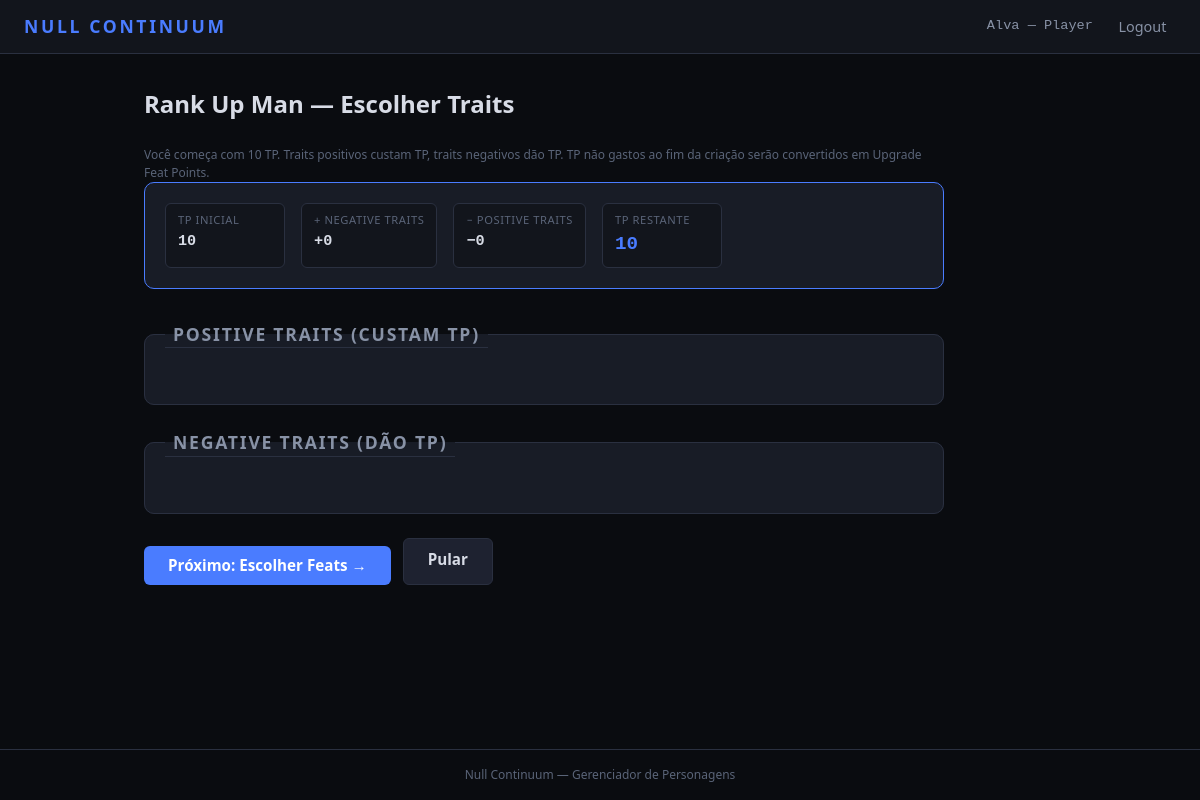
The page /personagens/novo/9/traits/ (signed in) on the database as committed earlier.
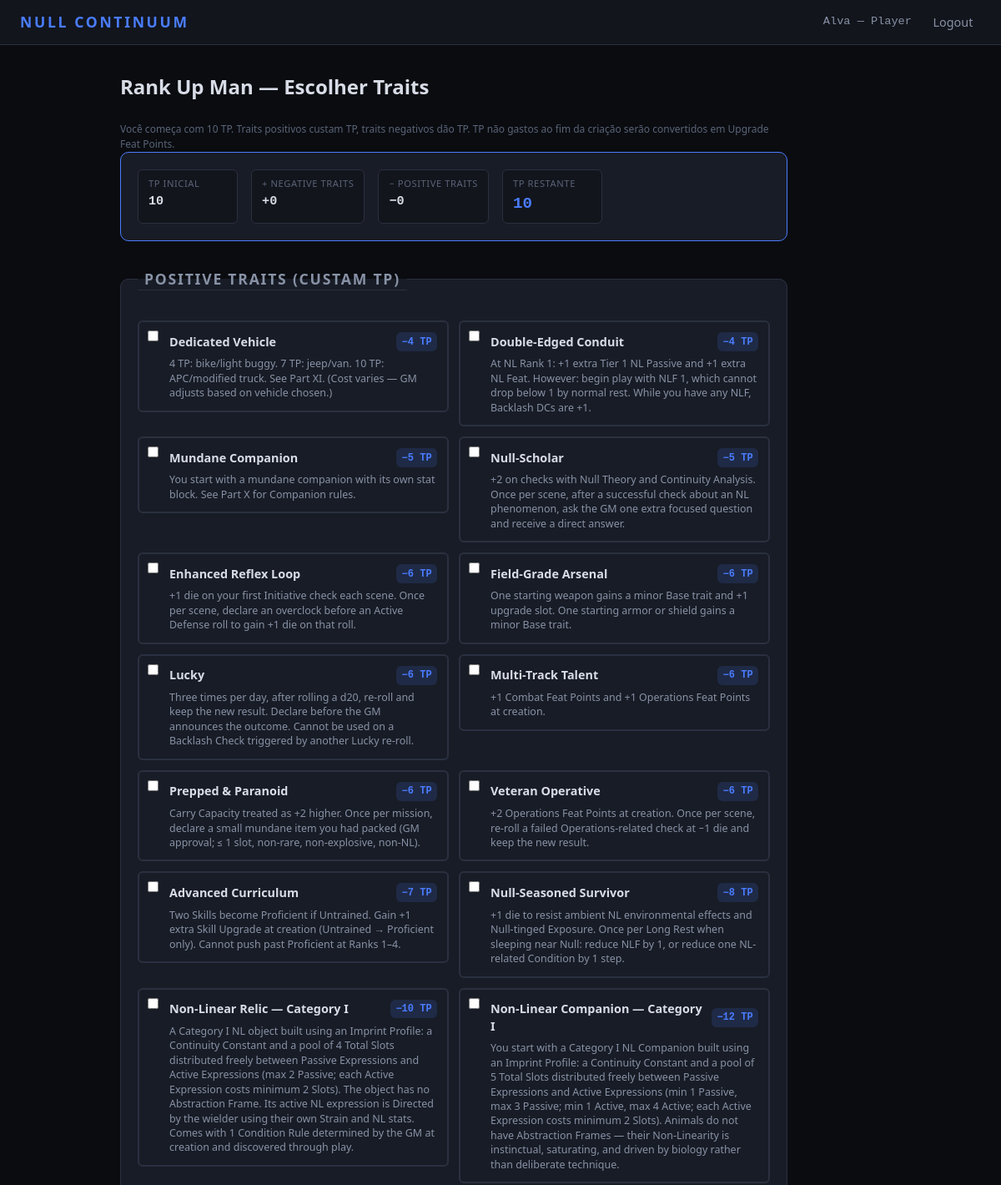
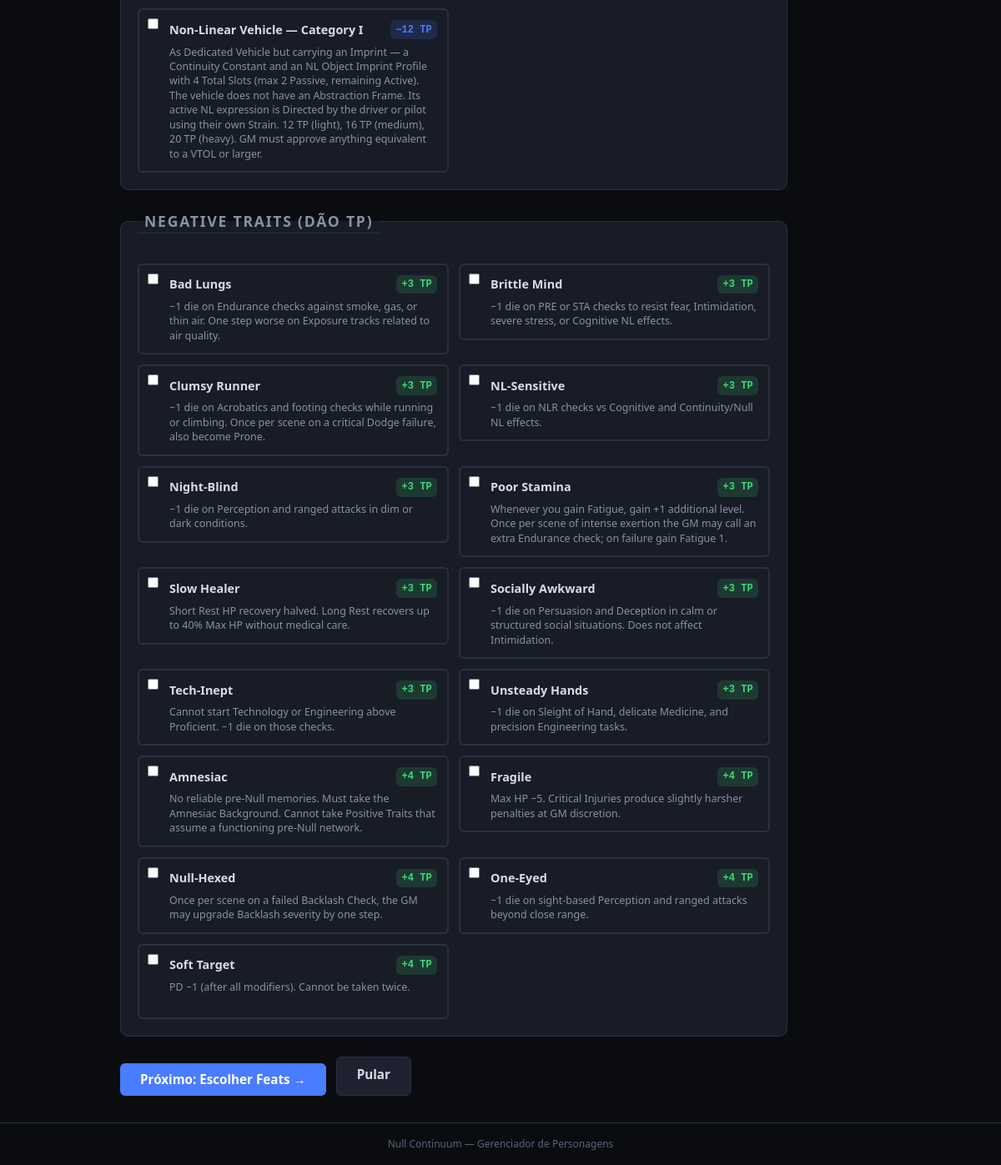
The same page on the database as committed later (2 pictures, top to bottom).
### CharSheet/trait_models.py (models this page shows, shortened)
class TraitDefinition(models.Model):
    code = models.CharField(
        'Código', max_length=40, unique=True,
        help_text='Ex: LUCKY, FRAGILE, BG_PROTOCOL_BRED',
    )
    name = models.CharField('Nome', max_length=80)
    kind = models.CharField(
        'Tipo', max_length=12, choices=TRAIT_KIND_CHOICES,
    )
    cost = models.IntegerField(
        'Custo em TP', default=0,
        help_text='Positivo = custa TP (positive trait). Negativo = dá TP (negative trait). 0 = background.',
    )
    description = models.TextField('Descrição', blank=True)
    background_key = models.CharField(
        'Background (só para BG traits)', max_length=30, blank=True,
        help_text='Se BACKGROUND: qual background concede este trait.',
    )
    class Meta:
        ordering = ['kind', 'name']
        verbose_name = 'Trait (Livro)'
        verbose_name_plural = 'Traits (Livro)'

### CharSheet/views.py (the view, shortened to what this page needs)
# urls.py: path('personagens/novo/<int:pk>/traits/', views.character_create_traits, name='character_create_traits'),
@login_required
def character_create_traits(request, pk):
    character = get_object_or_404(Character, pk=pk, player=request.user)
    positive_traits = list(TraitDefinition.objects.filter(kind='POSITIVE').order_by('cost', 'name'))
    negative_traits = list(TraitDefinition.objects.filter(kind='NEGATIVE').order_by('-cost', 'name'))
    errors = []
    owned_trait_ids = set(
        CharacterTrait.objects.filter(character=character)
        .values_list('trait_id', flat=True)
    )
    selected_pos = request.POST.getlist('positive_traits') if request.method == 'POST' else []
    selected_neg = request.POST.getlist('negative_traits') if request.method == 'POST' else []
    pos_cost = sum(
        t.cost for t in positive_traits
        if str(t.id) in selected_pos
    )
    neg_gain = sum(
        abs(t.cost) for t in negative_traits
        if str(t.id) in selected_neg
    )
    remaining_tp = STARTING_TP + neg_gain - pos_cost
    return render(request, 'CharSheet/character_create_traits.html', {
        'c': character,
        'positive_traits': positive_traits,
        'negative_traits': negative_traits,
        'selected_pos': selected_pos,
        'selected_neg': selected_neg,
        'starting_tp': STARTING_TP,
        'pos_cost': pos_cost,
        'neg_gain': neg_gain,
        'remaining_tp': remaining_tp,
        'errors': errors,
    })

### templates/CharSheet/character_create_traits.html (shortened to what this page needs)
{% extends 'base.html' %}
{% block content %}
<div class="form-page">
    <h1 class="page-title">{{ c.name }} — Escolher Traits</h1>
    <p class="form-help">
        Você começa com {{ starting_tp }} TP. Traits positivos custam TP, traits negativos dão TP.
        TP não gastos ao fim da criação serão convertidos em Upgrade Feat Points.
    </p>
    <div class="rankup-summary">
        <div class="rankup-rewards">
            <div class="reward-item">
                <span class="reward-label">TP Inicial</span>
                <span class="reward-value">{{ starting_tp }}</span>
            </div>
            <div class="reward-item">
                <span class="reward-label">+ Negative Traits</span>
                <span class="reward-value">+{{ neg_gain }}</span>
            </div>
            <div class="reward-item">
                <span class="reward-label">− Positive Traits</span>
                <span class="reward-value">−{{ pos_cost }}</span>
            </div>
            <div class="reward-item">
                <span class="reward-label">TP Restante</span>
                <span class="reward-value {% if remaining_tp < 0 %}reward-danger{% else %}reward-highlight{% endif %}">
                    {{ remaining_tp }}
                </span>
            </div>
        </div>
    </div>
    <form method="post">
        <fieldset class="form-section">
            <legend class="section-title">Positive Traits (custam TP)</legend>
            <div class="traits-grid">
                {% for trait in positive_traits %}
                <label class="trait-option">
                    <input type="checkbox" name="positive_traits" value="{{ trait.id }}"
                        {% if trait.id|stringformat:"d" in selected_pos %}checked{% endif %}>
                    <div class="trait-card">
                        <div class="trait-header">
                            <span class="trait-name">{{ trait.name }}</span>
                            <span class="trait-cost trait-cost-positive">−{{ trait.cost }} TP</span>
                        </div>
                        <p class="trait-desc">{{ trait.description }}</p>
                    </div>
                </label>
                {% endfor %}
            </div>
        </fieldset>
        <fieldset class="form-section">
            <legend class="section-title">Negative Traits (dão TP)</legend>
            <div class="traits-grid">
                {% for trait in negative_traits %}
                <label class="trait-option">
                    <input type="checkbox" name="negative_traits" value="{{ trait.id }}"
                        {% if trait.id|stringformat:"d" in selected_neg %}checked{% endif %}>
                    <div class="trait-card">
                        <div class="trait-header">
                            <span class="trait-name">{{ trait.name }}</span>
                            <span class="trait-cost trait-cost-negative">+{{ trait.cost|stringformat:"+d"|slice:"1:" }} TP</span>
                        </div>
                        <p class="trait-desc">{{ trait.description }}</p>
                    </div>
                </label>
                {% endfor %}
            </div>
        </fieldset>
        <div class="form-actions">
            <button type="submit" class="btn btn-primary btn-inline">Próximo: Escolher Feats →</button>
            <a href="{% url 'character_detail' pk=c.pk %}" class="btn btn-secondary btn-inline">Pular</a>
        </div>
    </form>
</div>
{% endblock %}

Rows that differ between the two databases and show on the page:
added TraitDefinition: name "Dedicated Vehicle", cost "4", description "4 TP: bike/light buggy. 7 TP: jeep/van. 10 TP: APC/modified truck. See Part XI. (Cost varies — GM adjusts based on vehicle chosen.)", shown under "POSITIVE TRAITS (CUSTAM TP)"
added TraitDefinition: name "Double-Edged Conduit", cost "4", description "At NL Rank 1: +1 extra Tier 1 NL Passive and +1 extra NL Feat. However: begin play with NLF 1, which cannot drop below 1 by normal rest. While you have any NLF, Backlash DCs are +1.", shown under "POSITIVE TRAITS (CUSTAM TP)"
added TraitDefinition: name "Mundane Companion", cost "5", description "You start with a mundane companion with its own stat block. See Part X for Companion rules.", shown under "POSITIVE TRAITS (CUSTAM TP)"
added TraitDefinition: name "Null-Scholar", cost "5", description "+2 on checks with Null Theory and Continuity Analysis. Once per scene, after a successful check about an NL phenomenon, ask the GM one extra focused question and receive a direct answer.", shown under "POSITIVE TRAITS (CUSTAM TP)"
added TraitDefinition: name "Enhanced Reflex Loop", cost "6", description "+1 die on your first Initiative check each scene. Once per scene, declare an overclock before an Active Defense roll to gain +1 die on that roll.", shown under "POSITIVE TRAITS (CUSTAM TP)"
added TraitDefinition: name "Field-Grade Arsenal", cost "6", description "One starting weapon gains a minor Base trait and +1 upgrade slot. One starting armor or shield gains a minor Base trait.", shown under "POSITIVE TRAITS (CUSTAM TP)"
added TraitDefinition: name "Lucky", cost "6", description "Three times per day, after rolling a d20, re-roll and keep the new result. Declare before the GM announces the outcome. Cannot be used on a Backlash Check triggered by another Lucky re-roll.", shown under "POSITIVE TRAITS (CUSTAM TP)"
added TraitDefinition: name "Multi-Track Talent", cost "6", description "+1 Combat Feat Points and +1 Operations Feat Points at creation.", shown under "POSITIVE TRAITS (CUSTAM TP)"
added TraitDefinition: name "Prepped & Paranoid", cost "6", description "Carry Capacity treated as +2 higher. Once per mission, declare a small mundane item you had packed (GM approval; ≤ 1 slot, non-rare, non-explosive, non-NL).", shown under "POSITIVE TRAITS (CUSTAM TP)"
added TraitDefinition: name "Veteran Operative", cost "6", description "+2 Operations Feat Points at creation. Once per scene, re-roll a failed Operations-related check at −1 die and keep the new result.", shown under "POSITIVE TRAITS (CUSTAM TP)"
added TraitDefinition: name "Advanced Curriculum", cost "7", description "Two Skills become Proficient if Untrained. Gain +1 extra Skill Upgrade at creation (Untrained → Proficient only). Cannot push past Proficient at Ranks 1–4.", shown under "POSITIVE TRAITS (CUSTAM TP)"
added TraitDefinition: name "Null-Seasoned Survivor", cost "8", description "+1 die to resist ambient NL environmental effects and Null-tinged Exposure. Once per Long Rest when sleeping near Null: reduce NLF by 1, or reduce one NL-related Condition by 1 step.", shown under "POSITIVE TRAITS (CUSTAM TP)"
added TraitDefinition: name "Non-Linear Relic — Category I", cost "10", description "A Category I NL object built using an Imprint Profile: a Continuity Constant and a pool of 4 Total Slots distributed freely between Passive Expressions and Active Expressions (max 2 Passive; each Active Expression costs minimum 2 Slots). The object has no Abstraction Frame. Its active NL expression is Directed by the wielder using their own Strain and NL stats. Comes with 1 Condition Rule determined by the GM at creation and discovered through play.", shown under "POSITIVE TRAITS (CUSTAM TP)"
added TraitDefinition: name "Non-Linear Companion — Category I", cost "12", description "You start with a Category I NL Companion built using an Imprint Profile: a Continuity Constant and a pool of 5 Total Slots distributed freely between Passive Expressions and Active Expressions (min 1 Passive, max 3 Passive; min 1 Active, max 4 Active; each Active Expression costs minimum 2 Slots). Animals do not have Abstraction Frames — their Non-Linearity is instinctual, saturating, and driven by biology rather than deliberate technique.", shown under "POSITIVE TRAITS (CUSTAM TP)"
added TraitDefinition: name "Non-Linear Vehicle — Category I", cost "12", description "As Dedicated Vehicle but carrying an Imprint — a Continuity Constant and an NL Object Imprint Profile with 4 Total Slots (max 2 Passive, remaining Active). The vehicle does not have an Abstraction Frame. Its active NL expression is Directed by the driver or pilot using their own Strain. 12 TP (light), 16 TP (medium), 20 TP (heavy). GM must approve anything equivalent to a VTOL or larger.", shown under "POSITIVE TRAITS (CUSTAM TP)"
added TraitDefinition: name "Bad Lungs", cost "3", description "−1 die on Endurance checks against smoke, gas, or thin air. One step worse on Exposure tracks related to air quality.", shown under "NEGATIVE TRAITS (DÃO TP)"
added TraitDefinition: name "Brittle Mind", cost "3", description "−1 die on PRE or STA checks to resist fear, Intimidation, severe stress, or Cognitive NL effects.", shown under "NEGATIVE TRAITS (DÃO TP)"
added TraitDefinition: name "Clumsy Runner", cost "3", description "−1 die on Acrobatics and footing checks while running or climbing. Once per scene on a critical Dodge failure, also become Prone.", shown under "NEGATIVE TRAITS (DÃO TP)"
added TraitDefinition: name "NL-Sensitive", cost "3", description "−1 die on NLR checks vs Cognitive and Continuity/Null NL effects.", shown under "NEGATIVE TRAITS (DÃO TP)"
added TraitDefinition: name "Night-Blind", cost "3", description "−1 die on Perception and ranged attacks in dim or dark conditions.", shown under "NEGATIVE TRAITS (DÃO TP)"
added TraitDefinition: name "Poor Stamina", cost "3", description "Whenever you gain Fatigue, gain +1 additional level. Once per scene of intense exertion the GM may call an extra Endurance check; on failure gain Fatigue 1.", shown under "NEGATIVE TRAITS (DÃO TP)"
added TraitDefinition: name "Slow Healer", cost "3", description "Short Rest HP recovery halved. Long Rest recovers up to 40% Max HP without medical care.", shown under "NEGATIVE TRAITS (DÃO TP)"
added TraitDefinition: name "Socially Awkward", cost "3", description "−1 die on Persuasion and Deception in calm or structured social situations. Does not affect Intimidation.", shown under "NEGATIVE TRAITS (DÃO TP)"
added TraitDefinition: name "Tech-Inept", cost "3", description "Cannot start Technology or Engineering above Proficient. −1 die on those checks.", shown under "NEGATIVE TRAITS (DÃO TP)"
added TraitDefinition: name "Unsteady Hands", cost "3", description "−1 die on Sleight of Hand, delicate Medicine, and precision Engineering tasks.", shown under "NEGATIVE TRAITS (DÃO TP)"
added TraitDefinition: name "Amnesiac", cost "4", description "No reliable pre-Null memories. Must take the Amnesiac Background. Cannot take Positive Traits that assume a functioning pre-Null network.", shown under "NEGATIVE TRAITS (DÃO TP)"
added TraitDefinition: name "Fragile", cost "4", description "Max HP −5. Critical Injuries produce slightly harsher penalties at GM discretion.", shown under "NEGATIVE TRAITS (DÃO TP)"
added TraitDefinition: name "Null-Hexed", cost "4", description "Once per scene on a failed Backlash Check, the GM may upgrade Backlash severity by one step.", shown under "NEGATIVE TRAITS (DÃO TP)"
added TraitDefinition: name "One-Eyed", cost "4", description "−1 die on sight-based Perception and ranged attacks beyond close range.", shown under "NEGATIVE TRAITS (DÃO TP)"
added TraitDefinition: name "Soft Target", cost "4", description "PD −1 (after all modifiers). Cannot be taken twice.", shown under "NEGATIVE TRAITS (DÃO TP)"
